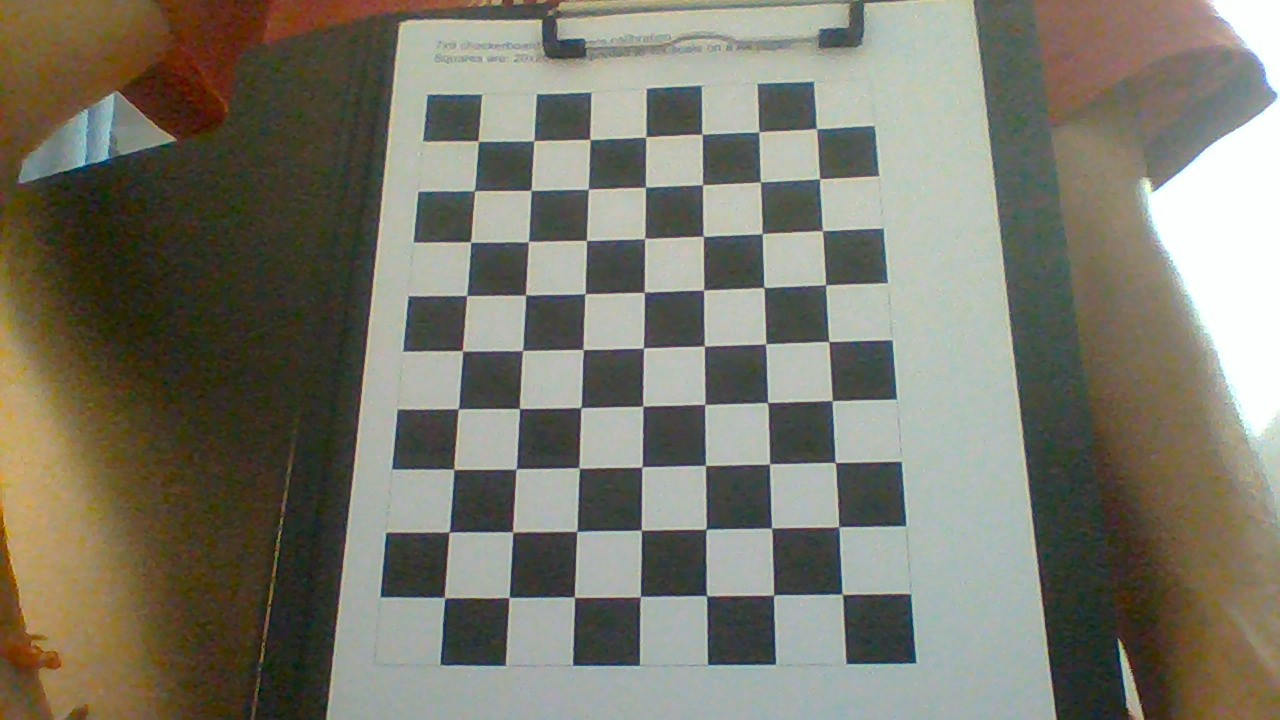
#> input picture python/Lab8/data/calibration_j/1.jpg, 1280 x 720 px; its folder holds only this picture in this run
$ python camera_calib.py
#> lines starting #> are read from the running program, lines starting #| are printed output that depends on the picture; after the words box and inside, x2 and y2 are one past the last pixel; in counts of white or black regions, pixels touching at a corner belong together; long printed decimals are rounded
import numpy as np
import cv2
import glob

criteria = (cv2.TERM_CRITERIA_EPS + cv2.TERM_CRITERIA_MAX_ITER, 30, 0.001)

objp = np.zeros((9*7, 3), np.float32)
objp[:, :2] = np.mgrid[0:9, 0:7].T.reshape(-1, 2)

objpoints = []
imgpoints = []

images = glob.glob('data/calibration_j/*.jpg')

print(len(images))
for fname in images:
    img = cv2.imread(fname)
#> img is the input picture: shape (720, 1280, 3); mean B, G, R 107.8, 120.9, 122.9
    gray = cv2.cvtColor(img, cv2.COLOR_BGR2GRAY)
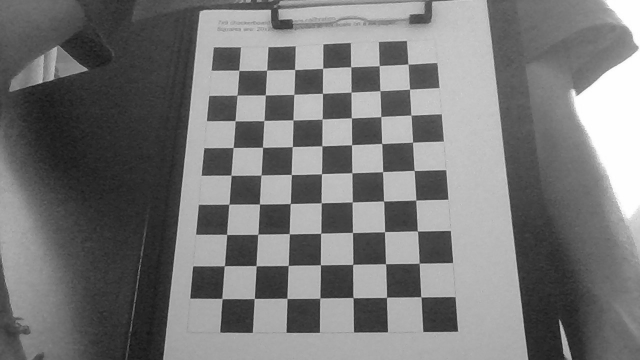
#> gray: shape (720, 1280) (shown at 1/2 size); min 10, max 255, mean 120
    ret, corners = cv2.findChessboardCorners(gray, (9, 7), None)
#> ret = True; corners = 63 rows, first 8: [816.3, 128.5], [820.6, 178.8], [821.7, 231.1], [825.7, 284.9], [829.1, 341.7], [832.6, 401.3], [835, 462.5], [837.8, 526.5]

    if ret == True:
        objpoints.append(objp)

        corners2 = cv2.cornerSubPix(
            gray, corners, (11, 11), (-1, -1), criteria)
#> corners2 = 63 rows, first 8: [816.4, 128.5], [819.5, 178.7], [822.4, 230.6], [825.5, 284.8], [828.8, 341.5], [832.2, 400.6], [835.2, 462.5], [838.7, 526.7]
        imgpoints.append(corners2)

        img = cv2.drawChessboardCorners(img, (9, 7), corners2, ret)
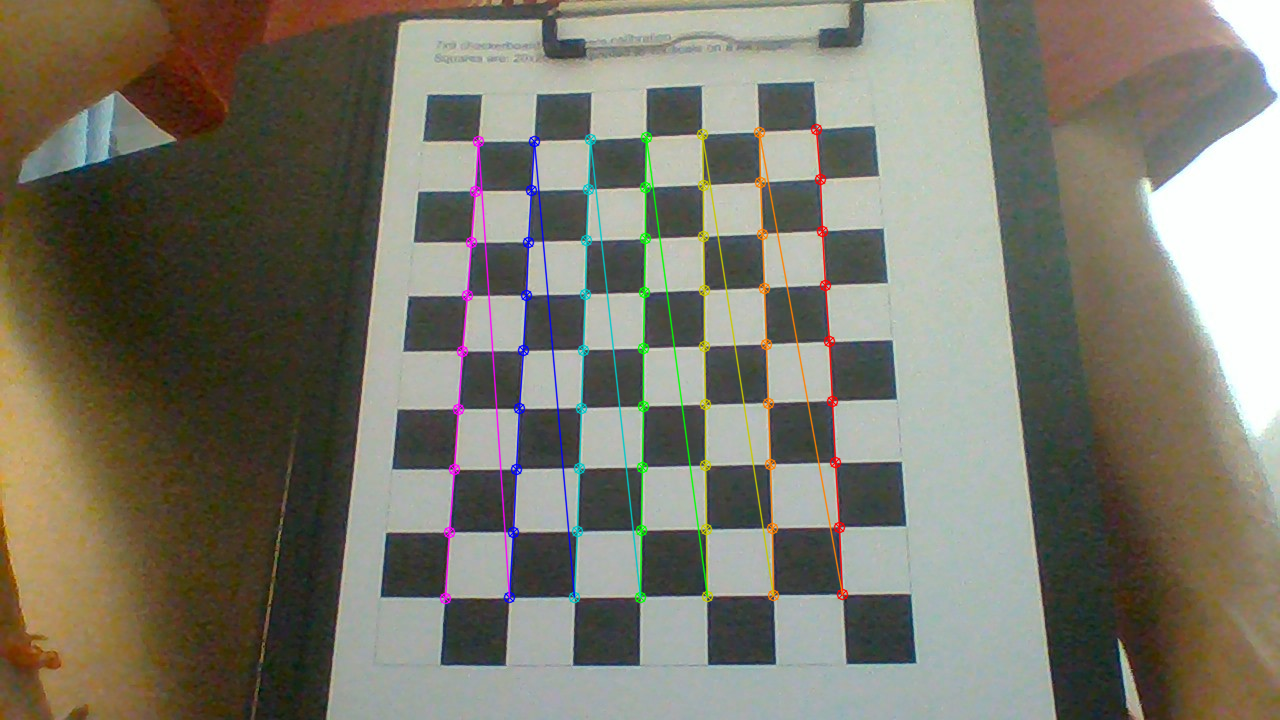
#> img: shape (720, 1280, 3); 2.49% of pixels changed, all inside (x1, y1, x2, y2) = (439, 123, 849, 605)
        cv2.imshow('img', img)
        cv2.waitKey(300)

cv2.destroyAllWindows()
ret, mtx, dist, rvecs, tvecs = cv2.calibrateCamera(
    objpoints, imgpoints, gray.shape[::-1], None, None)
#> ret = 0.64; mtx = [[1387, 0, 624.5], [0, 1511.8, 306.5], [0, 0, 1]]; dist = [[0.677, -17.84, -0.0311, 0.00424, 153.9]]; rvecs = ([-0.376, 0.499, 1.52],); tvecs = ([3.37, -2.84, 24.77],)

print(mtx)
#| [[1.38695075e+03 0.00000000e+00 6.24476230e+02]
#|  [0.00000000e+00 1.51181628e+03 3.06498848e+02]
#|  [0.00000000e+00 0.00000000e+00 1.00000000e+00]]

$ run again, on python/Lab8/data/calibration_j/13.jpg
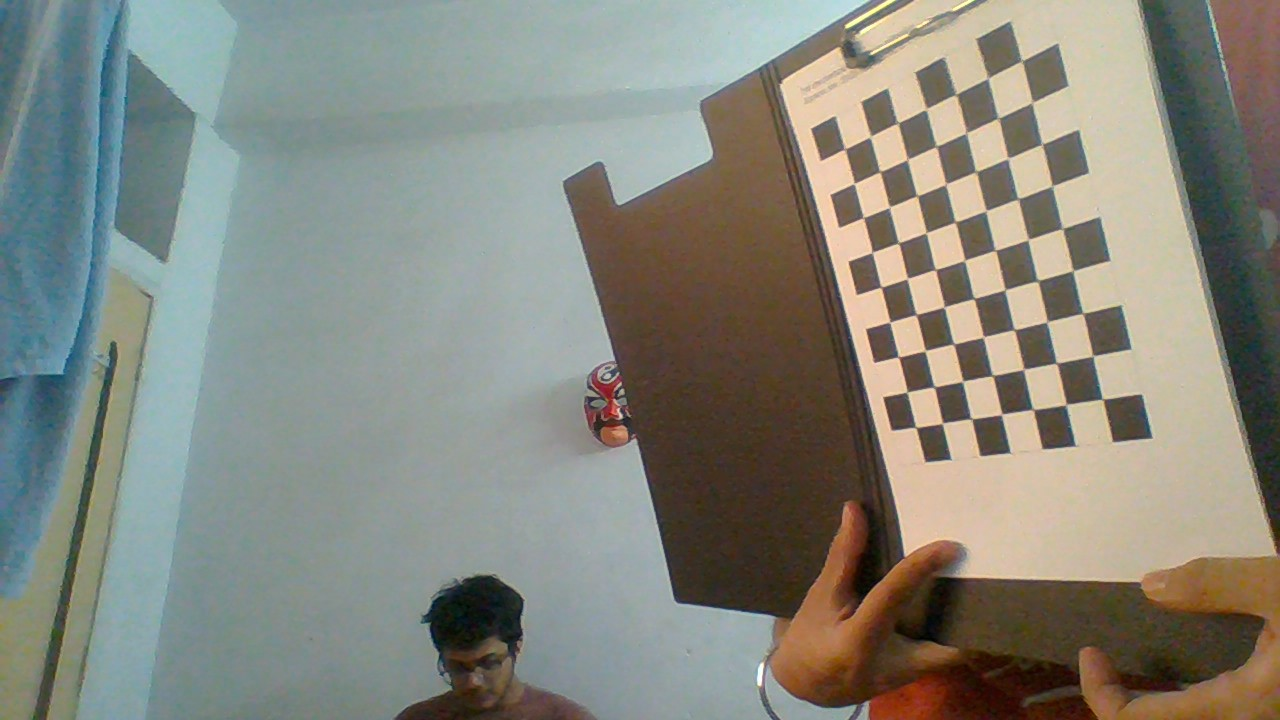
#> input picture python/Lab8/data/calibration_j/13.jpg, 1280 x 720 px
#> img is the input picture: shape (720, 1280, 3); mean B, G, R 125.8, 135.2, 134.3
#> `gray = cv2.cvtColor(img, cv2.COLOR_BGR2GRAY)`:
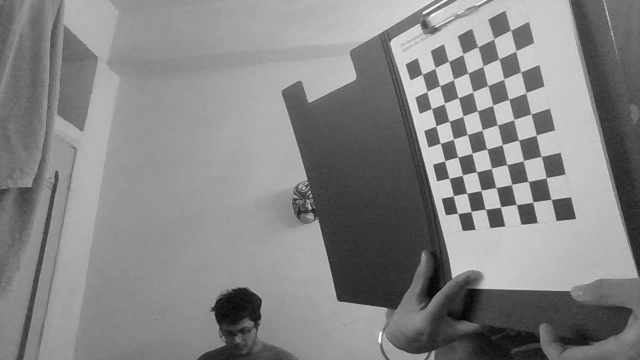
#> gray: shape (720, 1280) (shown at 1/2 size); min 0, max 255, mean 133.9
#> `ret, corners = cv2.findChessboardCorners(gray, (9, 7), None)`: ret = True; corners = 63 rows, first 8: [1022, 60.1], [1030.6, 103.1], [1042.2, 143.5], [1051.7, 185.4], [1063.1, 229.3], [1073.9, 270.1], [1082.4, 313.4], [1093.3, 355.3]
#> corners2 = 63 rows, first 8: [1021.8, 60.76], [1032.2, 102.4], [1041.9, 144.3], [1052.2, 186.1], [1062.5, 228.5], [1072.8, 270.7], [1082.9, 313.3], [1092.8, 356]
#> `img = cv2.drawChessboardCorners(img, (9, 7), corners2, ret)`:
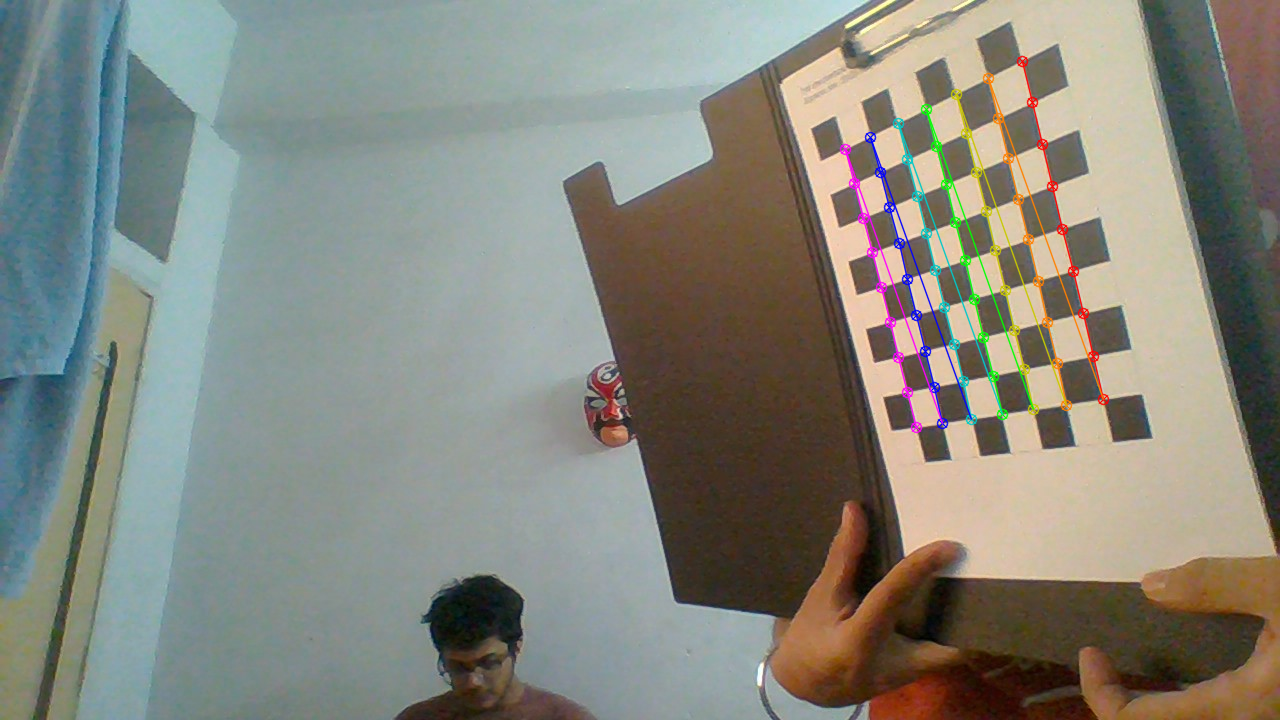
#> img: shape (720, 1280, 3); 1.79% of pixels changed, all inside (x1, y1, x2, y2) = (839, 55, 1110, 434)
#> `ret, mtx, dist, rvecs, tvecs = cv2.calibrateCamera( objpoints, imgpoin..`: ret = 0.497; mtx = [[655.3, 0, 605.3], [0, 833.9, 280], [0, 0, 1]]; dist = [[0.225, -0.297, 0.00853, -0.0695, 0.172]]; rvecs = ([0.665, 0.514, 1.18],); tvecs = ([12.7, -5.06, 18.13],)
#| [[655.320   0.         605.320]
#|  [  0.         833.942 280.047]
#|  [  0.           0.           1.        ]]

$ run again, on python/Lab8/data/calibration_j/14.jpg
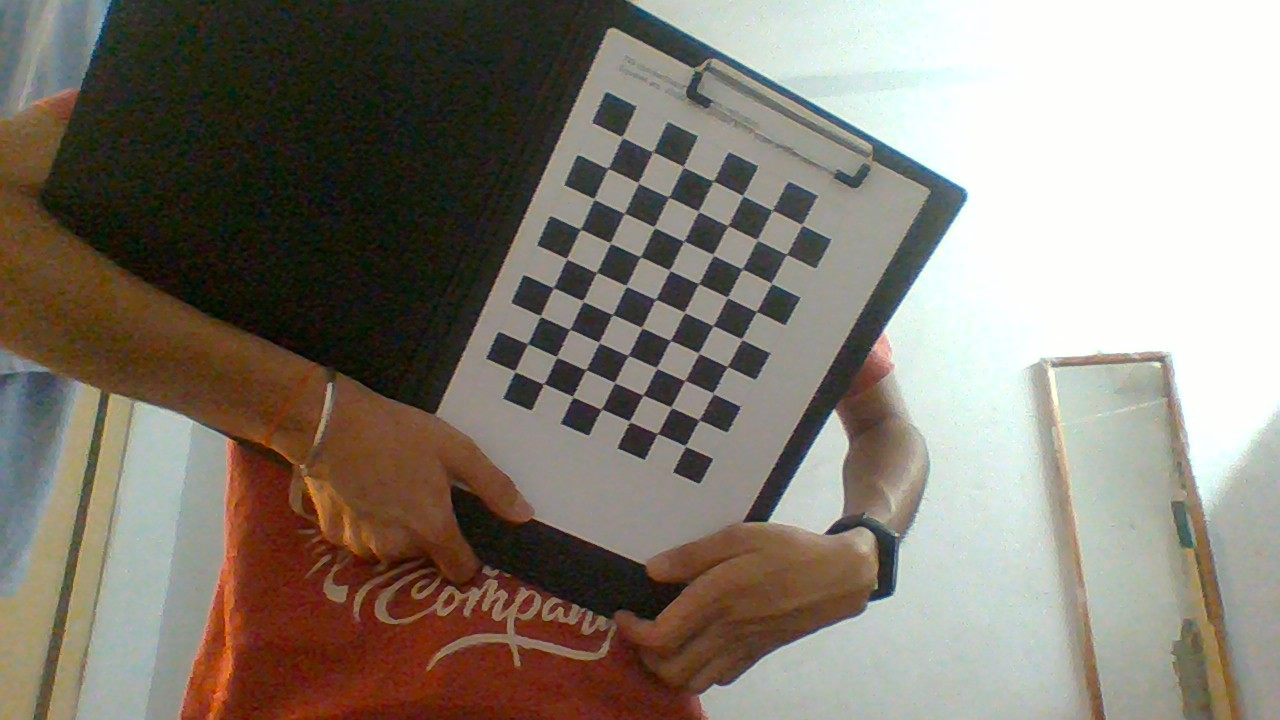
#> input picture python/Lab8/data/calibration_j/14.jpg, 1280 x 720 px
#> img is the input picture: shape (720, 1280, 3); mean B, G, R 116.3, 127.2, 134.9
#> `gray = cv2.cvtColor(img, cv2.COLOR_BGR2GRAY)`:
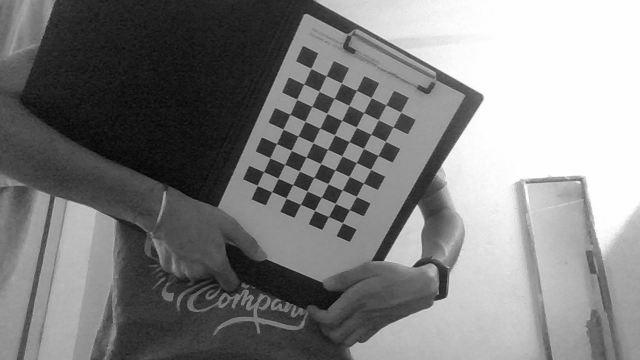
#> gray: shape (720, 1280) (shown at 1/2 size); min 0, max 255, mean 128.3
#> `ret, corners = cv2.findChessboardCorners(gray, (9, 7), None)`: ret = True; corners = 63 rows, first 8: [802, 224.8], [786.5, 254.1], [771.4, 283.4], [756.3, 311.5], [741.2, 338.4], [727.5, 366.7], [712.1, 392.3], [699.7, 420.2]
#> corners2 = 63 rows, first 8: [801.9, 224.6], [786.4, 254.3], [771.4, 283.2], [756.4, 311.5], [741.6, 339.2], [727.2, 366.5], [713.3, 393.1], [699.1, 419.8]
#> `img = cv2.drawChessboardCorners(img, (9, 7), corners2, ret)`:
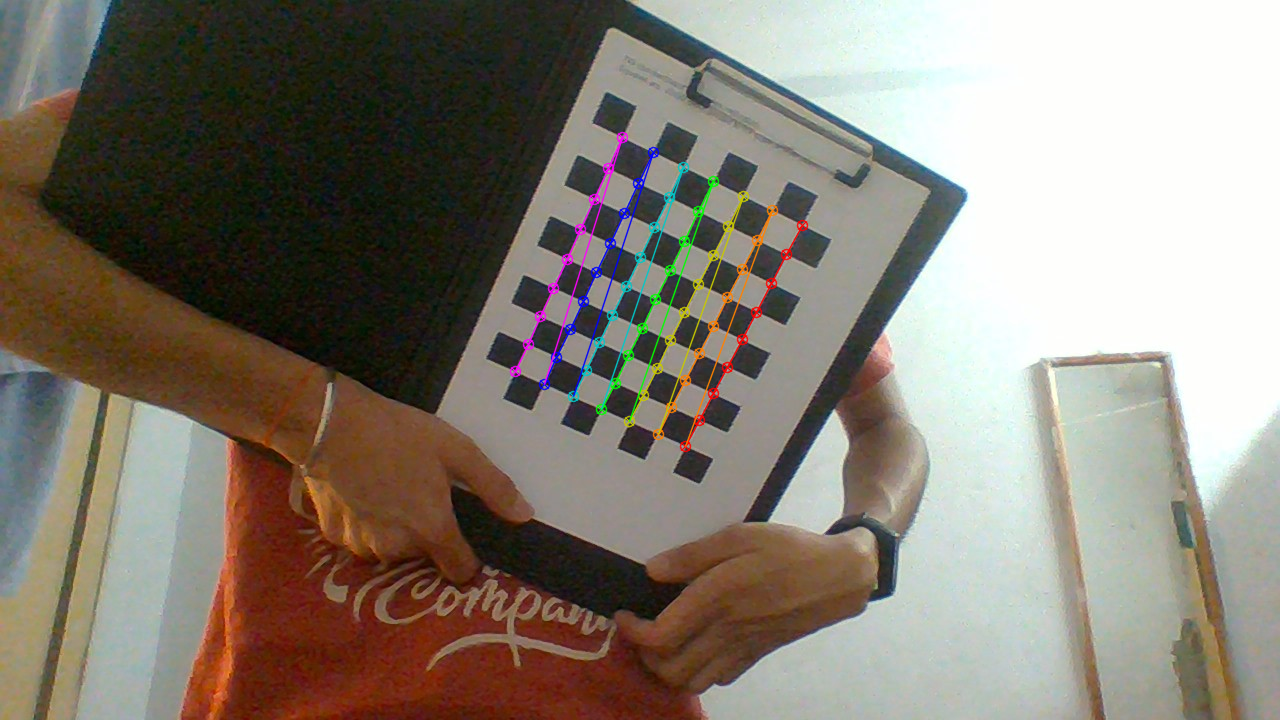
#> img: shape (720, 1280, 3); 1.53% of pixels changed, all inside (x1, y1, x2, y2) = (509, 131, 809, 453)
#> `ret, mtx, dist, rvecs, tvecs = cv2.calibrateCamera( objpoints, imgpoin..`: ret = 0.29; mtx = [[911, 0, 618.7], [0, 920.4, 340.5], [0, 0, 1]]; dist = [[0.06, -1.36, 0.0114, -0.0106, 6.43]]; rvecs = ([0.211, -0.316, 1.99],); tvecs = ([5.55, -3.49, 27.33],)
#| [[910.967   0.         618.729]
#|  [  0.         920.394 340.476]
#|  [  0.           0.           1.        ]]
